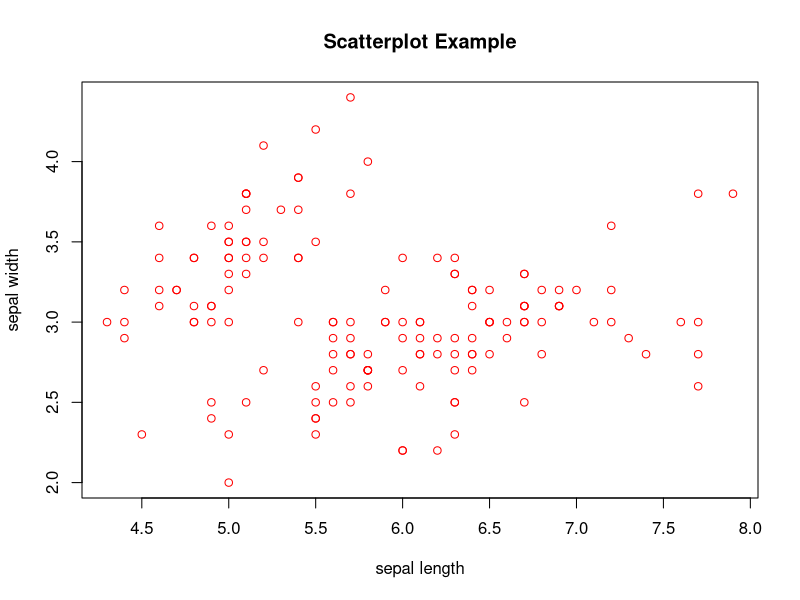

The R script that drew this image:
#2. write a program to implement a scatter plot
data("iris") 
plot(iris$Sepal.Length,iris$Sepal.Width, 
main ="Scatterplot Example", 
xlab ="sepal length", 
ylab ="sepal width", 
col="red") 
